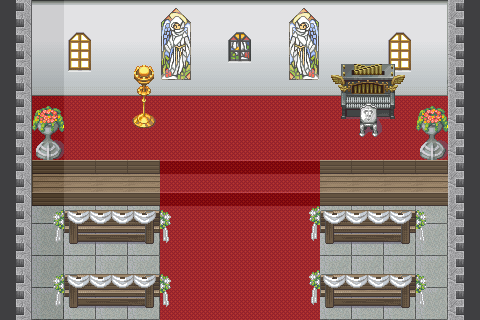

A 2D game scene composited from a Tiled map and its tileset images. What follows is a short description and the map's XML, with each tile layer's data collapsed to a summary:
An orthogonal 15x10 tile map with 32x32 px tiles, 5 tile layers (basement, stairs, windows, altar, ...).

<map version="1.0" orientation="orthogonal" renderorder="right-down" width="15" height="10" tilewidth="32" tileheight="32" nextobjectid="1">
 <tileset firstgid="1" name="wedding" tilewidth="32" tileheight="32">
  <image source="../images/tilesets/wedding.png" width="256" height="1248" />
 </tileset>
 <layer name="basement" width="15" height="10">
  <data>[150 cells, 150 non-empty, 17 distinct tile ids]</data>
 </layer>
 <layer name="stairs" width="15" height="10">
  <data>[150 cells, 26 non-empty, 4 distinct tile ids]</data>
 </layer>
 <layer name="windows" width="15" height="10">
  <data>[150 cells, 11 non-empty, 9 distinct tile ids]</data>
 </layer>
 <layer name="altar" width="15" height="10">
  <data>[150 cells, 12 non-empty, 10 distinct tile ids]</data>
 </layer>
 <layer name="benchs" width="15" height="10">
  <data>[150 cells, 42 non-empty, 14 distinct tile ids]</data>
 </layer>
</map>
